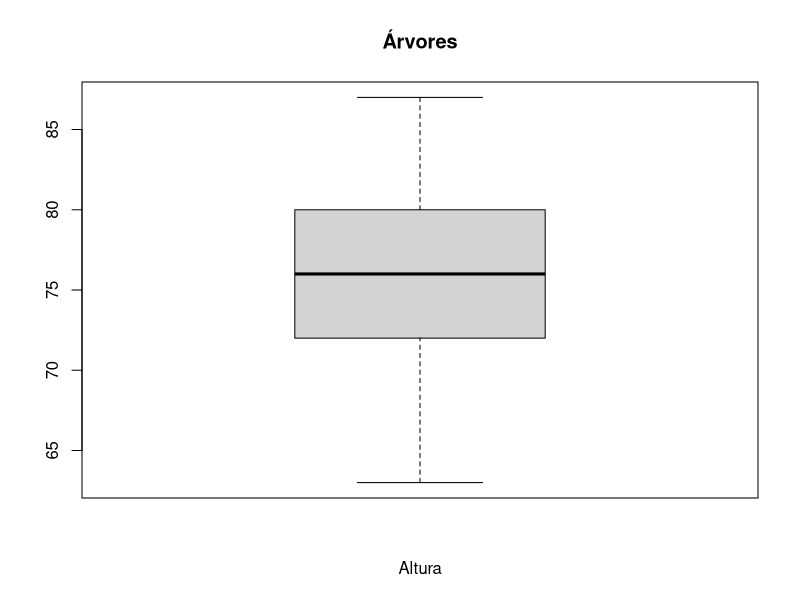
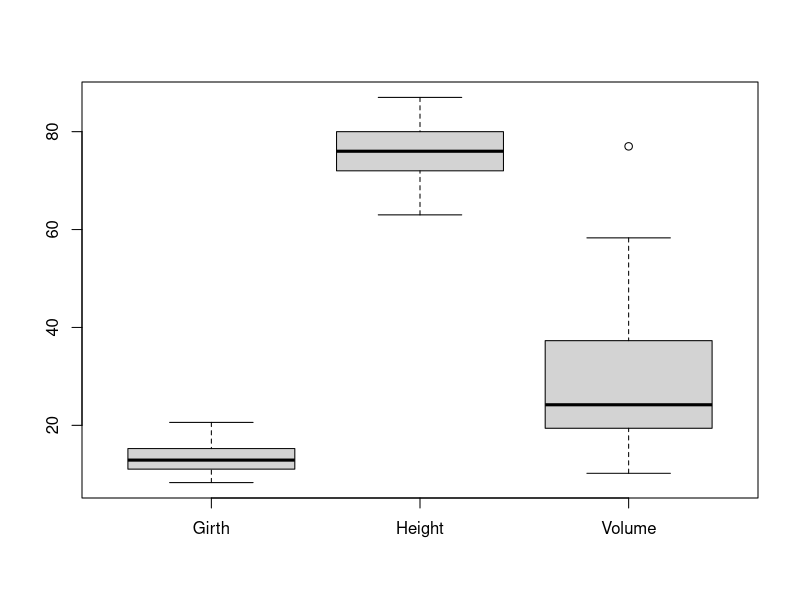
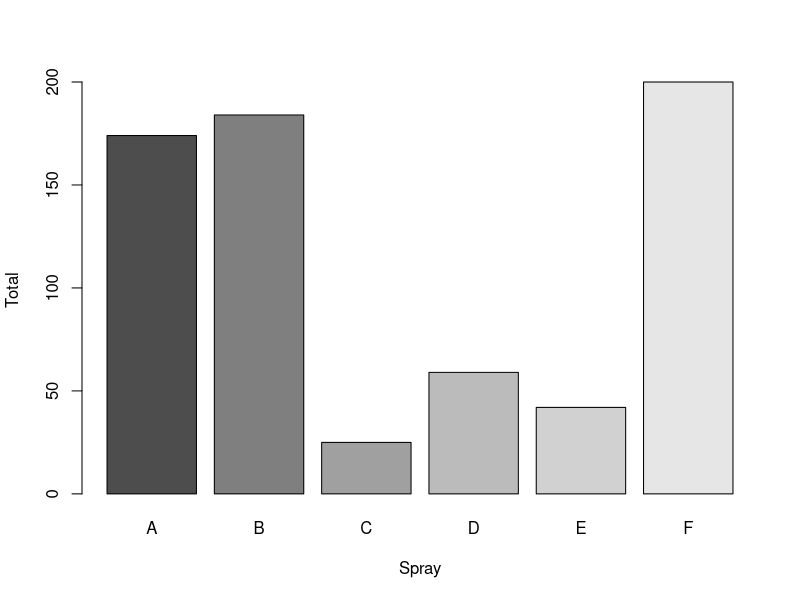

The R script that drew these images, in order:
# Uma variável
boxplot(trees$Height, main="Árvores", xlab="Altura")

# Múltiplas variáveis
boxplot(trees )

# Agregação e gráficos de barras
spray = aggregate(. ~ spray, data=InsectSprays, sum)
barplot(spray$count, col=gray.colors(6), xlab="Spray", ylab="Total", names.arg=spray$spray)
